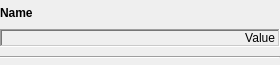
<?xml version="1.0" encoding="UTF-8"?>
<ui version="4.0">
 <class>ChannelWidget</class>
 <widget class="QWidget" name="ChannelWidget">
  <property name="geometry">
   <rect>
    <x>0</x>
    <y>0</y>
    <width>280</width>
    <height>65</height>
   </rect>
  </property>
  <property name="sizePolicy">
   <sizepolicy hsizetype="Preferred" vsizetype="Minimum">
    <horstretch>0</horstretch>
    <verstretch>0</verstretch>
   </sizepolicy>
  </property>
  <property name="windowTitle">
   <string>Form</string>
  </property>
  <layout class="QVBoxLayout" name="verticalLayout">
   <property name="spacing">
    <number>3</number>
   </property>
   <property name="margin">
    <number>0</number>
   </property>
   <item>
    <widget class="QLabel" name="name">
     <property name="sizePolicy">
      <sizepolicy hsizetype="Preferred" vsizetype="Fixed">
       <horstretch>0</horstretch>
       <verstretch>0</verstretch>
      </sizepolicy>
     </property>
     <property name="font">
      <font>
       <weight>75</weight>
       <bold>true</bold>
      </font>
     </property>
     <property name="text">
      <string>Name</string>
     </property>
    </widget>
   </item>
   <item>
    <widget class="QLabel" name="value">
     <property name="sizePolicy">
      <sizepolicy hsizetype="Preferred" vsizetype="Fixed">
       <horstretch>0</horstretch>
       <verstretch>0</verstretch>
      </sizepolicy>
     </property>
     <property name="frameShape">
      <enum>QFrame::WinPanel</enum>
     </property>
     <property name="frameShadow">
      <enum>QFrame::Sunken</enum>
     </property>
     <property name="text">
      <string>Value</string>
     </property>
     <property name="textFormat">
      <enum>Qt::PlainText</enum>
     </property>
     <property name="alignment">
      <set>Qt::AlignRight|Qt::AlignTrailing|Qt::AlignVCenter</set>
     </property>
    </widget>
   </item>
   <item>
    <widget class="Line" name="line">
     <property name="orientation">
      <enum>Qt::Horizontal</enum>
     </property>
    </widget>
   </item>
  </layout>
 </widget>
 <resources/>
 <connections/>
</ui>
